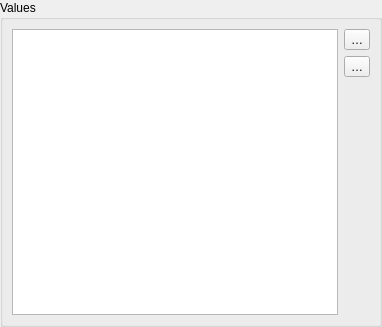
<?xml version="1.0" encoding="UTF-8"?>
<ui version="4.0">
 <class>QgsCodedValueDomainWidgetBase</class>
 <widget class="QWidget" name="QgsCodedValueDomainWidgetBase">
  <property name="geometry">
   <rect>
    <x>0</x>
    <y>0</y>
    <width>382</width>
    <height>327</height>
   </rect>
  </property>
  <property name="windowTitle">
   <string>Coded Value Domain</string>
  </property>
  <layout class="QGridLayout" name="gridLayout">
   <property name="leftMargin">
    <number>0</number>
   </property>
   <property name="topMargin">
    <number>0</number>
   </property>
   <property name="rightMargin">
    <number>0</number>
   </property>
   <property name="bottomMargin">
    <number>0</number>
   </property>
   <item row="0" column="0" colspan="2">
    <widget class="QGroupBox" name="groupBox">
     <property name="title">
      <string>Values</string>
     </property>
     <layout class="QGridLayout" name="gridLayout_2">
      <item row="1" column="0">
       <widget class="QTableView" name="mValuesTable"/>
      </item>
      <item row="1" column="1">
       <layout class="QVBoxLayout" name="verticalLayout">
        <item>
         <widget class="QToolButton" name="mButtonAddRow">
          <property name="toolTip">
           <string>Add row</string>
          </property>
          <property name="text">
           <string>…</string>
          </property>
          <property name="icon">
           <iconset resource="../../images/images.qrc">
            <normaloff>:/images/themes/default/symbologyAdd.svg</normaloff>:/images/themes/default/symbologyAdd.svg</iconset>
          </property>
         </widget>
        </item>
        <item>
         <widget class="QToolButton" name="mButtonRemoveRow">
          <property name="toolTip">
           <string>Remove row</string>
          </property>
          <property name="text">
           <string>…</string>
          </property>
          <property name="icon">
           <iconset resource="../../images/images.qrc">
            <normaloff>:/images/themes/default/symbologyRemove.svg</normaloff>:/images/themes/default/symbologyRemove.svg</iconset>
          </property>
         </widget>
        </item>
        <item>
         <spacer name="verticalSpacer">
          <property name="orientation">
           <enum>Qt::Vertical</enum>
          </property>
          <property name="sizeHint" stdset="0">
           <size>
            <width>20</width>
            <height>40</height>
           </size>
          </property>
         </spacer>
        </item>
       </layout>
      </item>
     </layout>
    </widget>
   </item>
  </layout>
 </widget>
 <resources>
  <include location="../../images/images.qrc"/>
  <include location="../../images/images.qrc"/>
 </resources>
 <connections/>
</ui>
